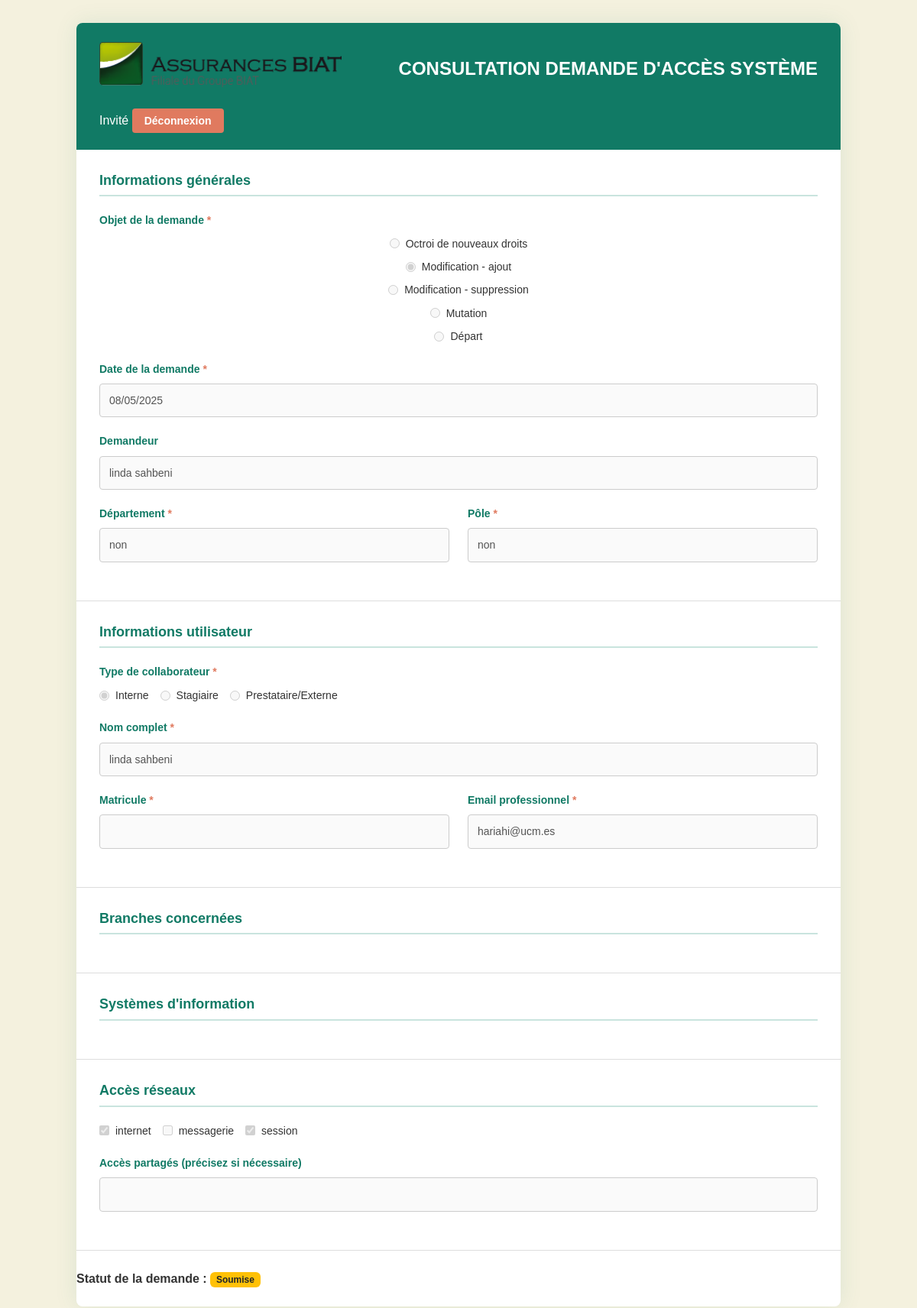
Page /demande/3/view on the committed database.
### tables this page shows
CREATE TABLE requests (
            id INTEGER PRIMARY KEY AUTOINCREMENT,
            user_id INTEGER NOT NULL,
            objet_demande TEXT NOT NULL,
            date_demande DATE NOT NULL,
            collaborator_type_id INTEGER,
            date_debut_stage DATE,
            date_fin_stage DATE,
            acces_partages TEXT,
            signature TEXT, status TEXT, responsable_id INTEGER, rejection_comment TEXT,
            FOREIGN KEY (user_id) REFERENCES users(id),
            FOREIGN KEY (collaborator_type_id) REFERENCES collaborator_types(id)
        );

CREATE TABLE departments (
            id INTEGER PRIMARY KEY AUTOINCREMENT,
            name TEXT NOT NULL,
            pole_id INTEGER NOT NULL,
            FOREIGN KEY (pole_id) REFERENCES poles(id)
        );

CREATE TABLE poles (
            id INTEGER PRIMARY KEY AUTOINCREMENT,
            name TEXT NOT NULL UNIQUE
        );

CREATE TABLE collaborator_types (
            id INTEGER PRIMARY KEY AUTOINCREMENT,
            name TEXT NOT NULL UNIQUE
        );

CREATE TABLE users (
            id INTEGER PRIMARY KEY AUTOINCREMENT,
            nom TEXT NOT NULL,
            prenom TEXT NOT NULL,
            email TEXT NOT NULL UNIQUE,
            department_id INTEGER,
            pole_id INTEGER,
            password TEXT NOT NULL, role TEXT,
            FOREIGN KEY (department_id) REFERENCES departments(id),
            FOREIGN KEY (pole_id) REFERENCES poles(id)
        );

CREATE TABLE network_accesses (
            id INTEGER PRIMARY KEY AUTOINCREMENT,
            name TEXT NOT NULL UNIQUE
        );

### app.py (the view)
@app.route('/demande/<int:request_id>/view')
def view_demande(request_id):
    conn = sqlite3.connect(DATABASE)
    cursor = conn.cursor()
    row = cursor.execute("SELECT * FROM requests WHERE id=?", (request_id,)).fetchone()
    if not row:
        flash("Demande introuvable.", "danger")
        conn.close()
        return redirect(url_for('mes_demandes'))
    demande = {
        "id": row[0],
        "user_id": row[1],
        "objet_demande": row[2],
        "date_demande": row[3],
        "collaborator_type_id": row[4],
        "date_debut_stage": row[5],
        "date_fin_stage": row[6],
        "acces_partages": row[7] or "",
        "signature": row[8],
        "status": row[9],
        "responsable_id": row[10],
        "rejection_comment": row[11],
    }
    cursor.execute("SELECT nom, prenom, email FROM users WHERE id = ?", (demande["user_id"],))
    user_row = cursor.fetchone()
    if user_row:
        demande["nom_complet"] = f"{user_row[0]} {user_row[1]}"
        demande["demandeur"] = demande["nom_complet"]
        demande["email"] = user_row[2]
    else:
        demande["nom_complet"] = ""
        demande["demandeur"] = ""
        demande["email"] = ""
    cursor.execute("""
        SELECT d.name, p.name
        FROM users u
        LEFT JOIN departments d ON u.department_id = d.id
        LEFT JOIN poles p ON u.pole_id = p.id
        WHERE u.id = ?
    """, (demande["user_id"],))
    dep_pole = cursor.fetchone()
    demande["departement"] = dep_pole[0] if dep_pole else ""
    demande["pole"] = dep_pole[1] if dep_pole else ""
    cursor.execute("SELECT name FROM collaborator_types WHERE id = ?", (demande["collaborator_type_id"],))
    ct = cursor.fetchone()
    demande["collaborator_type"] = ct[0] if ct else ""
    demande["matricule"] = ""
    cursor.execute("""
        SELECT b.name FROM branches_requests br
        JOIN branches b ON br.branch_id = b.id
        WHERE br.request_id = ?
    """, (request_id,))
    demande["branches"] = [r[0] for r in cursor.fetchall()]
    cursor.execute("SELECT name FROM branches ORDER BY name")
    all_branches = [row[0] for row in cursor.fetchall()]
    cursor.execute("""
        SELECT na.name
        FROM request_network_accesses rna
        JOIN network_accesses na ON rna.network_access_id = na.id
        WHERE rna.request_id = ?
    """, (request_id,))
    demande["network_access"] = [r[0] for r in cursor.fetchall()]
    cursor.execute("SELECT name FROM network_accesses ORDER BY name")
    all_network_accesses = [row[0] for row in cursor.fetchall()]
    cursor.execute("""
        SELECT b.name, s.name, p.name, rsp.environment
        FROM request_system_profiles rsp
        JOIN profiles p ON rsp.profile_id = p.id
        JOIN systems s ON rsp.system_id = s.id
        JOIN branches b ON p.branch_id = b.id
        WHERE rsp.request_id = ?
    """, (request_id,))
    profils_env = {}
    for branch, system, profile, env in cursor.fetchall():
        profils_env.setdefault(branch, {}).setdefault(f"{system} - {profile}", []).append(env)
    demande["profils_env"] = profils_env
    for key in [
        "objet_demande", "date_demande", "demandeur", "departement", "pole", "collaborator_type",
        "date_debut_stage", "date_fin_stage", "nom_complet", "matricule", "email",
        "branches", "profils_env", "network_access", "acces_partages"
    ]:
        if key not in demande:
            if key in ["branches", "network_access"]:
                demande[key] = []
            elif key == "profils_env":
                demande[key] = {}
            else:
                demande[key] = ""
    conn.close()
    return render_template(
        'view_demande.html',
        demande=demande,
        all_branches=all_branches,
        all_network_accesses=all_network_accesses
    )

### templates/view_demande.html (shortened to what this page needs)
<!DOCTYPE html>
<html lang="fr">
<head>
  <link href="https://cdn.jsdelivr.net/npm/bootstrap@5.3.3/dist/css/bootstrap.min.css" rel="stylesheet" />
  <link rel="stylesheet" href="{{ url_for('static', filename='css/biat-form.css') }}">
</head>
<body>
  <div class="biat-container">
    <div class="biat-header">
      <div class="biat-header-left">
        <img src="{{ url_for('static', filename='images/logo.png') }}" alt="Assurances BIAT" class="biat-logo" />
      </div>
      <div class="biat-header-center">
        <h1 class="biat-title">CONSULTATION DEMANDE D'ACCÈS SYSTÈME</h1>
      </div>
      <div class="biat-header-right">
        <span>{{ session.get('user') or 'Invité' }}</span>
        <a href="{{ url_for('logout') }}" class="logout-btn">Déconnexion</a>
      </div>
    </div>
    <form>
      <fieldset disabled>
      <div class="biat-form-section">
        <h3 class="biat-section-title">Informations générales</h3>
        <div class="biat-form-group">
          <label class="biat-label biat-required">Objet de la demande</label>
          <div class="biat-radio-group" style="flex-direction: column; gap: 8px;">
            {% for v in ['Octroi de nouveaux droits', 'Modification - ajout', 'Modification - suppression', 'Mutation', 'Départ'] %}
              <label class="biat-radio">
                <input type="radio" name="objet_demande" value="{{ v }}" {% if demande.objet_demande == v %}checked{% endif %}> {{ v }}
              </label>
            {% endfor %}
          </div>
        </div>
        <div class="biat-form-group">
          <label class="biat-label biat-required">Date de la demande</label>
          <input type="date" name="date_demande" class="biat-input" value="{{ demande.date_demande }}">
        </div>
        <div class="biat-form-group">
          <label class="biat-label">Demandeur</label>
          <input type="text" class="biat-input" value="{{ demande.demandeur }}">
        </div>
        <div class="row">
          <div class="col-md-6">
            <div class="biat-form-group">
              <label class="biat-label biat-required">Département</label>
              <input type="text" name="departement" class="biat-input" value="{{ demande.departement }}">
            </div>
          </div>
          <div class="col-md-6">
            <div class="biat-form-group">
              <label class="biat-label biat-required">Pôle</label>
              <input type="text" name="pole" class="biat-input" value="{{ demande.pole }}">
            </div>
          </div>
        </div>
      </div>
      <div class="biat-form-section">
        <h3 class="biat-section-title">Informations utilisateur</h3>
        <div class="biat-form-group">
          <label class="biat-label biat-required">Type de collaborateur</label>
          <div class="biat-radio-group">
            {% for v, label in [('interne', 'Interne'), ('stagiaire', 'Stagiaire'), ('externe', 'Prestataire/Externe')] %}
              <label class="biat-radio">
                <input type="radio" name="collaborator_type" value="{{ v }}" {% if demande.collaborator_type == v %}checked{% endif %}>
                {{ label }}
              </label>
            {% endfor %}
          </div>
        </div>
        <div class="biat-form-group">
          <label class="biat-label biat-required">Nom complet</label>
          <input type="text" name="nom_complet" class="biat-input" value="{{ demande.nom_complet }}">
        </div>
        <div class="row">
          <div class="col-md-6">
            <div class="biat-form-group">
              <label class="biat-label biat-required">Matricule</label>
              <input type="text" name="matricule" class="biat-input" value="{{ demande.matricule }}">
            </div>
          </div>
          <div class="col-md-6">
            <div class="biat-form-group">
              <label class="biat-label biat-required">Email professionnel</label>
              <input type="email" name="email" class="biat-input" value="{{ demande.email }}">
            </div>
          </div>
        </div>
      </div>
      <div class="biat-form-section">
        <h3 class="biat-section-title">Branches concernées</h3>
      </div>
      <div class="biat-form-section">
        <h3 class="biat-section-title">Systèmes d'information</h3>
      </div>
      <div class="biat-form-section">
        <h3 class="biat-section-title">Accès réseaux</h3>
        <div class="biat-checkbox-group">
          {% for net in all_network_accesses %}
            <label class="biat-checkbox">
              <input type="checkbox" {% if net in demande.network_access %}checked{% endif %} disabled>
              {{ net }}
            </label>
          {% endfor %}
        </div>
        <div class="biat-form-group" style="margin-top: 20px;">
          <label class="biat-label">Accès partagés (précisez si nécessaire)</label>
          <input type="text" name="acces_partages" class="biat-input" value="{{ demande.acces_partages }}">
        </div>
      </div>
      </fieldset>
    </form>
    <div class="mt-4">
      <strong>Statut de la demande :</strong>
      {% if demande.status == 'validé' %}
        <span class="badge bg-success">Validée</span>
      {% elif demande.status == 'cloturée' %}
        <span class="badge bg-secondary">Clôturée</span>
      {% elif demande.status == 'soumis' %}
        <span class="badge bg-warning text-dark">Soumise</span>
      {% elif demande.status == 'traité' %}
        <span class="badge bg-info text-dark">Traitée</span>
      {% elif demande.status == 'en traitement' %}
        <span class="badge bg-primary">En traitement</span>
      {% else %}
        <span class="badge bg-light text-dark">{{ demande.status }}</span>
      {% endif %}
    </div>
  </div>
</body>
</html>

### static/css/biat-form.css (style rules this page uses)
:root { --primary-color: #117A65; --accent-color: #E07A5F; --background-color: #F4F1DE; --text-color: #333333; --medium-gray: #8E8D8A; --success-color: #4CAF50; --warning-color: #F44336; --white: #FFFFFF; }
body { font-family: 'Montserrat', sans-serif; background-color: var(--background-color); color: var(--text-color); line-height: 1.6; }
.biat-container { max-width: 1000px; margin: 30px auto; background: var(--white); box-shadow: 0 0 30px rgba(17, 122, 101, 0.1); border-radius: 8px; overflow: hidden; }
.biat-header { background-color: var(--primary-color); padding: 25px 30px; color: var(--white); display: flex; align-items: center; justify-content: space-between; flex-wrap: wrap; gap: 15px; }
.biat-header-left { display: flex; align-items: center; gap: 15px; }
.logout-btn { background-color: var(--accent-color); border: none; color: var(--white); padding: 8px 16px; font-weight: 600; font-size: 14px; border-radius: 4px; cursor: pointer; transition: background-color 0.3s ease; text-decoration: none; white-space: nowrap; }
.biat-logo { height: 60px; margin-bottom: 15px; }
.biat-title { font-size: 24px; font-weight: 700; margin-bottom: 5px; text-transform: uppercase; }
.biat-form-section { padding: 30px; border-bottom: 1px solid #ddd; }
.biat-section-title { color: var(--primary-color); font-size: 18px; font-weight: 600; margin-bottom: 20px; padding-bottom: 8px; border-bottom: 2px solid #C9E4DE; }
.biat-form-group { margin-bottom: 20px; }
.biat-label { font-weight: 600; color: var(--primary-color); margin-bottom: 8px; display: block; font-size: 14px; }
.biat-input { width: 100%; padding: 10px 12px; border: 1px solid #ccc; border-radius: 4px; font-size: 14px; transition: all 0.3s; }
.biat-radio-group, .biat-checkbox-group { display: flex; flex-wrap: wrap; gap: 15px; align-items: center; }
.biat-radio, .biat-checkbox { display: flex; align-items: center; gap: 8px; font-size: 14px; color: var(--text-color); }
.biat-required:after { content: " *"; color: var(--accent-color); }

### templates/view_demande.html (style rules this page uses)
input[readonly], input[disabled], select[disabled], textarea[readonly], textarea[disabled] { background-color: #f3f3f3 !important; color: #888 !important; cursor: not-allowed; pointer-events: none; }

### rows in the picture
requests: objet_demande "☐ Octroi de nouveaux droits" "☑ Modification - ajout" "☐ Modification - suppression" "☐ Mutation" "☐ Départ", date_demande "08/05/2025"
departments: departement "non"
poles: pole "non"
collaborator_types: name "☑ Interne" "☐ Stagiaire" "☐ Prestataire/Externe"
users: email "hariahi@ucm.es"
network_accesses: name "☑", name "internet"
network_accesses: name "messagerie"
network_accesses: name "☑", name "session"

### other values in the picture
{{ session.get('user') or 'Invité' }} "Invité"
{{ v }} "Octroi de nouveaux droits" "Modification - ajout" "Modification - suppression" "Mutation" "Départ"
{{ label }} "Interne" "Stagiaire" "Prestataire/Externe"
